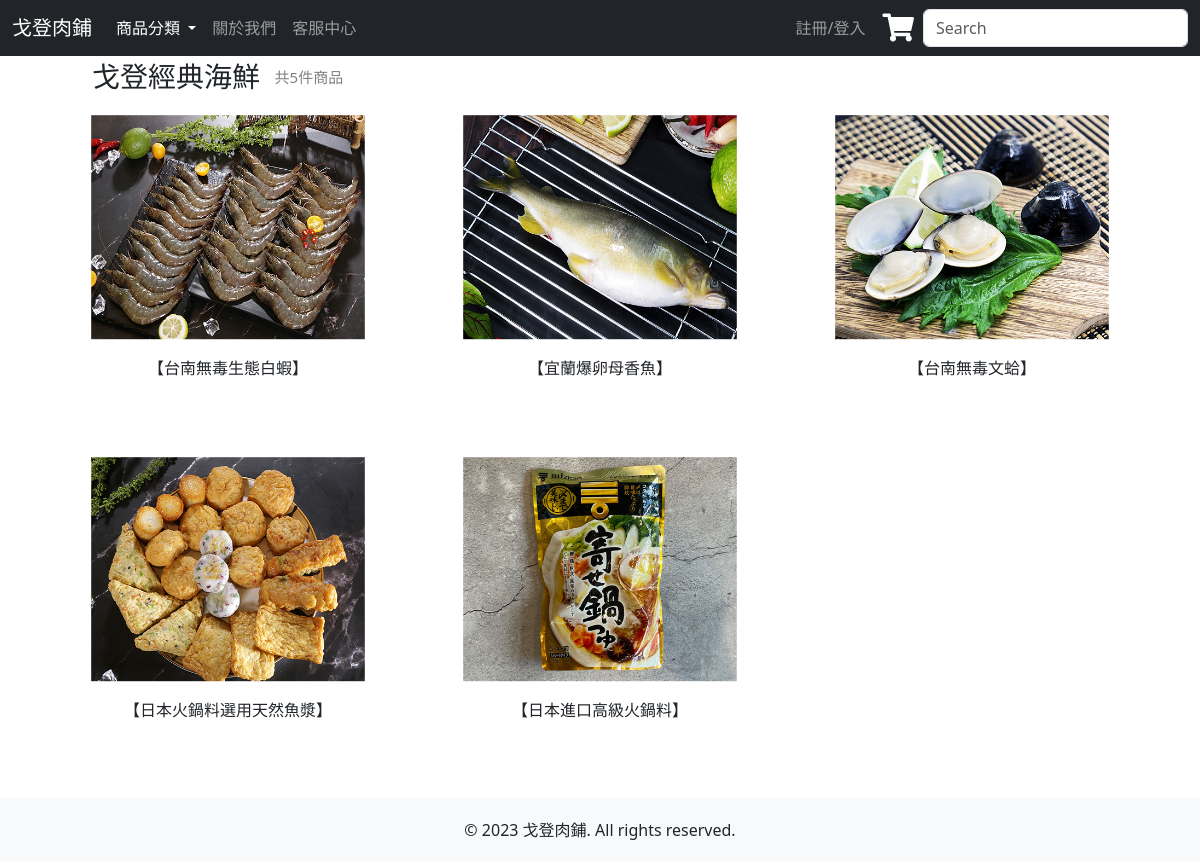
Screenshot of /seafood/ with the database file from the repository.
### mywebsite/models.py (models this page shows)
class product(models.Model):
    PRODUCT_STATUS_CHOICES = [
        ('IN_STOCK', '上架'),
        ('OUT_OF_STOCK', '下架'),
        ('UNAVAILABLE', '缺貨'),
    ]
    PID = models.CharField('產品編號', max_length=1000, primary_key=True)
    PPrice = models.IntegerField('產品價錢')
    PName = models.CharField('產品名稱', max_length=100)
    PDetail = models.CharField('產品內容', max_length=10000)
    Pspec = models.IntegerField('產品規格',default=0)
    Pnum = models.IntegerField('產品數量',default=0)
    PStatus = models.CharField('產品狀態', max_length=13, choices=PRODUCT_STATUS_CHOICES, default='IN_STOCK')
    PPhoto = models.ImageField('產品圖片', upload_to='product_images/', blank=True, null=True)
    PCategory = models.CharField('產品分類', max_length=20) #也可以用選項

### mywebsite/views.py (the view)
# urls.py: path('seafood/', views.seafood_view),
def seafood_view(request):
    Category = product.objects.filter( PCategory = 'seafood' )
    count = Category.count()
    return render(request, 'for_seafood.html', locals())

### templates/for_seafood.html (shortened to what this page needs)
<!DOCTYPE html>
<html lang="en">
  <head>
    <link href="https://cdn.jsdelivr.net/npm/bootstrap@5.3.0-alpha3/dist/css/bootstrap.min.css" rel="stylesheet">
    {% load static %}
    <link href="{% static 'css/styles.css'%}" rel="stylesheet" />
    <link rel="stylesheet" href="https://use.fontawesome.com/releases/v5.6.3/css/all.css"
>
</head>
    <body id="page-top" style="display: flex; flex-direction: column; min-height: 100vh;">
      <nav class="navbar navbar-default navbar-expand-lg navbar-dark bg-dark fixed-top">
        <div class="container-fluid">
            <a class="navbar-brand" href="../index/" style="color: white;">戈登肉鋪</a>
            <div class="collapse navbar-collapse" id="navbarSupportedContent">
                <ul class="navbar-nav me-auto mb-2 mb-lg-0">
                    <li class="nav-item dropdown">
                        <a class="nav-link dropdown-toggle active" aria-current="page" href="#" id="navbarDropdown" role="button" data-bs-toggle="dropdown" aria-expanded="false">
                            商品分類
                        </a>
                    </li>
                    <li class="nav-item">
                        <a class="nav-link" href="../about/">關於我們</a>
                    </li>
                    <li class="nav-item">
                        <a class="nav-link" href="../contact/">客服中心</a>
                    </li>
                </ul>
                <ul class="navbar-nav">
                    {% if request.session.MAccount %}
                    <li class="nav-item dropdown">
                        <a class="nav-link dropdown-toggle" href="#" id="navbarDropdown" role="button" data-bs-toggle="dropdown" aria-expanded="false">
                            {{ request.session.MAccount }}
                        </a>
                        <ul class="dropdown-menu" aria-labelledby="navbarDropdown">
                            <li><a class="dropdown-item" href="../member/">個人資料</a></li>
                            <li><hr class="dropdown-divider"></li>
                            <li><a class="dropdown-item" href="{% url 'logout' %}">登出</a></li>
                        </ul>
                    </li>
                    {% else %}
                    <li class="nav-item">
                        <a class="nav-link" href="../login/">註冊/登入</a>
                    </li>
                    {% endif %}
                </ul>
                <a href="../cart/">
                    <button class="btn btn-cart btn-sm text-white" type="button">
                    <i class="fas fa-shopping-cart fa-2x"></i>
                </button>
                </a>
                <form action="/search/" ass="d-flex" method="POST">{% csrf_token %}
                  <input class="form-control me-2" type="search" placeholder="Search" aria-label="Search" name = "searchbox">
              </form>
            </div>
        </div>
    </nav>
    <div class="container content" style="flex: 1;">
      <h3 class="title" style=" margin-left: 50px;margin-top: 20px; margin-bottom: -30px;  display: flex;align-items: center;">戈登經典海鮮&nbsp;&nbsp;<small style="color:gray; font-size:15px;">共{{count}}件商品</small></h3>
        <div class="row justify-content-center">
          <div class="row row-cols-1 row-cols-md-2 row-cols-lg-3 custom-col">
            {% for i in Category %}
            <div class="col product" style="margin-bottom: -50px;">
              <div class="card small-card">
                {% if i.PPhoto %}
                <img src="{{i.PPhoto.url}}" class="card-img-top" alt="{{ i.PName }}">
                {% else %}
                <p>No photo available</p>
                {% endif %}
                <div class="card-body d-flex justify-content-center">
                  <form action="/detail/" method="POST">{% csrf_token %}
                    <input type="submit" value="{{ i.PName }}" class="card-title btn btn-outline-dark text-center" style="border: none; font-size: 20px; background-color: inherit; color: inherit; border-color: inherit;">
                  </form>
                </div>
              </div>
            </div>
            {% endfor %}
          </div>
        </div>
    </div>
    <footer class="footer" style="margin-top: 50px;">
        <div class="container">
            <span>© 2023 戈登肉鋪. All rights reserved.</span>
        </div>
    </footer>
    </body>
</html>

### static/css/styles.css (style rules this page uses)
.footer { background-color: #f8f9fa; padding: 20px 0; text-align: center; }
.product { padding: 15px; }

### templates/for_seafood.html (style rules this page uses)
.card { border-radius: 0; border: none; }
.card-img-top { border-radius: 0; width: 100%; height: auto; object-fit: cover; }
.small-card { transform: scale(0.8); }
.custom-col { margin-left: -20px; margin-right: -20px; }
.card-img-top { border-radius: 0; width: 100%; height: 280px; object-fit: cover; }

### rows the page displays
product: PPhoto (picture), PName "【台南無毒生態白蝦】"
product: PPhoto (picture), PName "【宜蘭爆卵母香魚】"
product: PPhoto (picture), PName "【台南無毒文蛤】"
product: PPhoto (picture), PName "【日本火鍋料選用天然魚漿】"
product: PPhoto (picture), PName "【日本進口高級火鍋料】"

### other values shown
{{ count }} "5"
